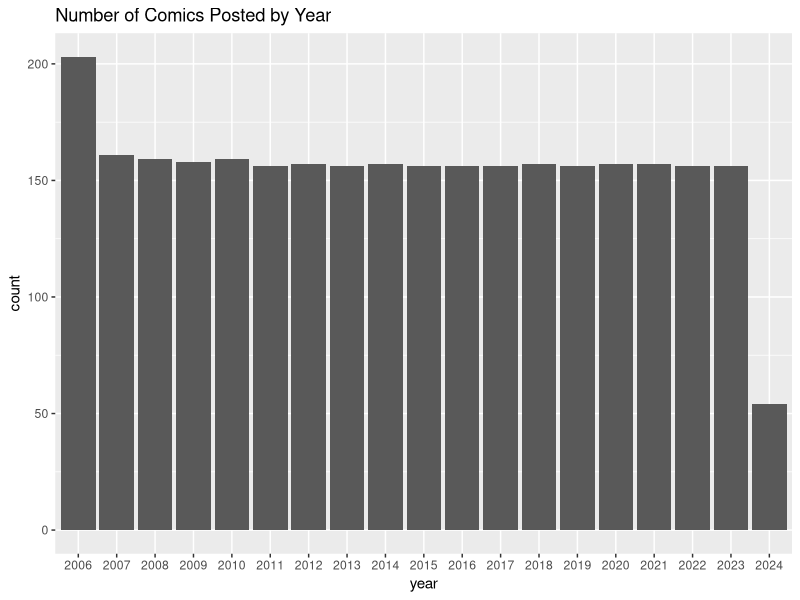
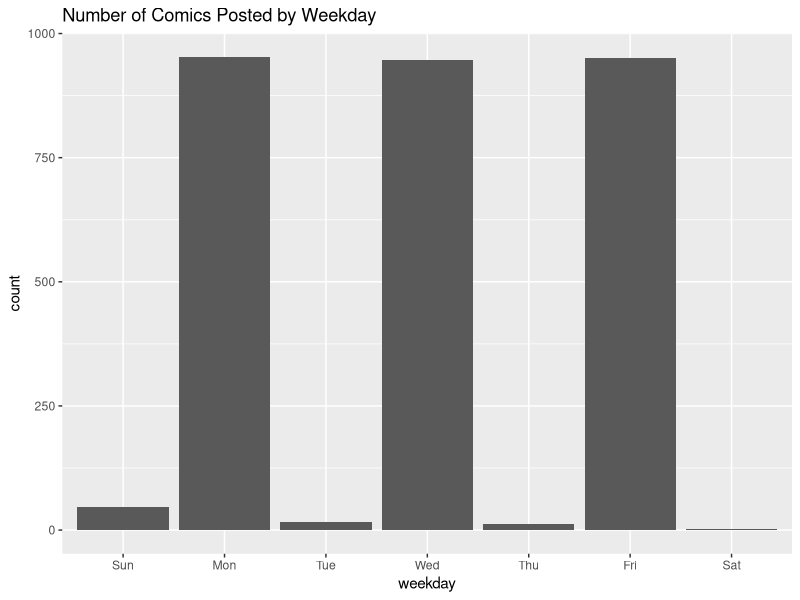
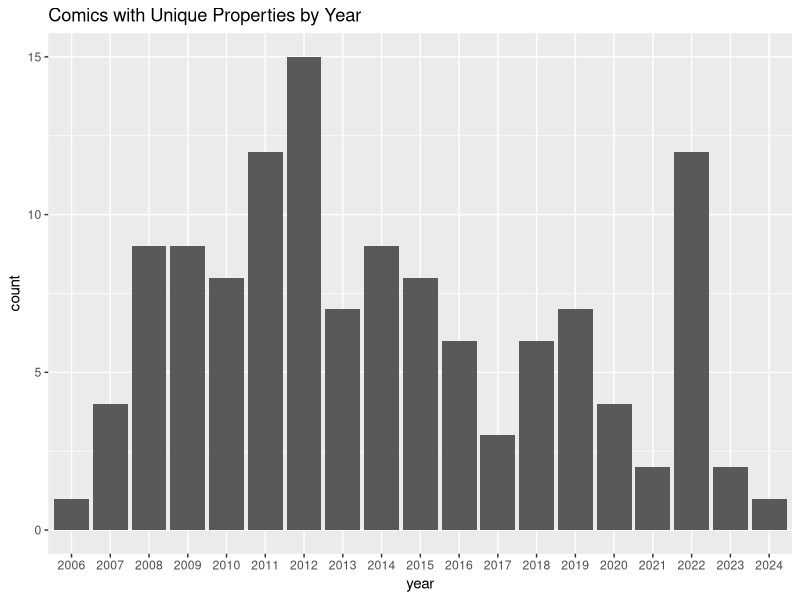
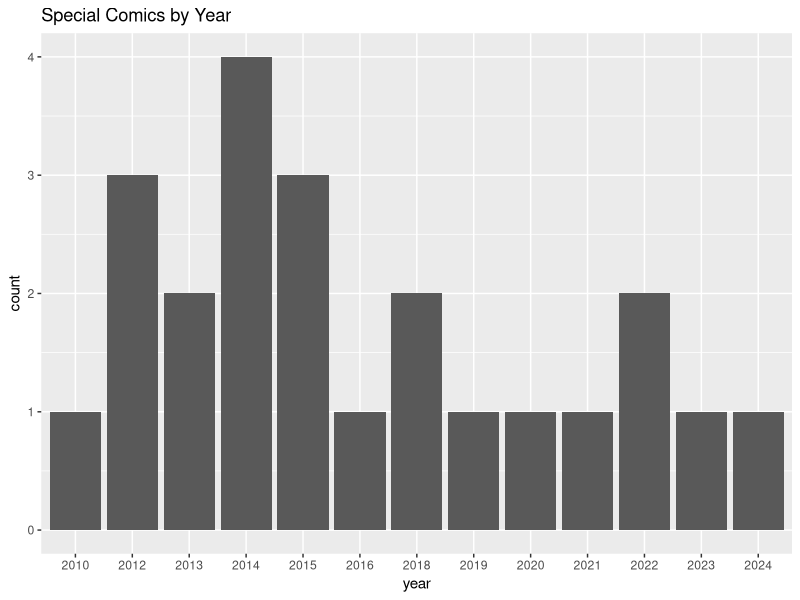
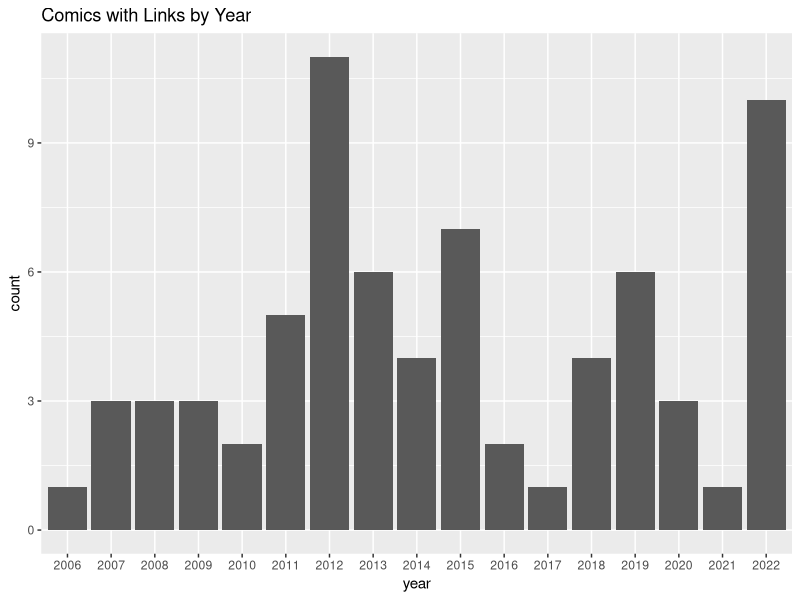
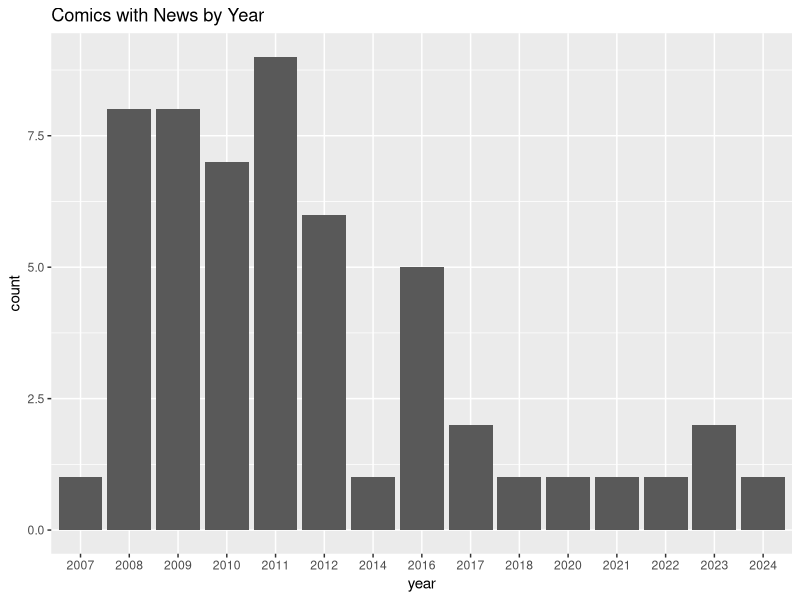
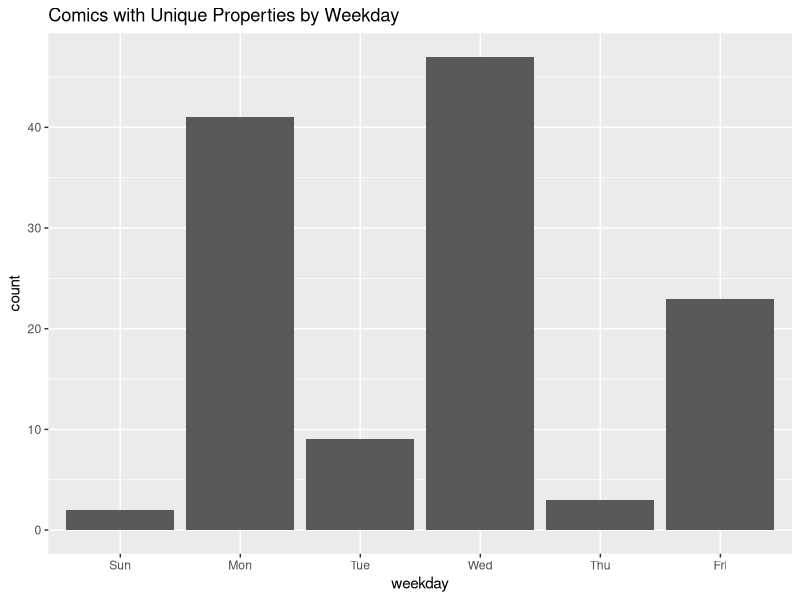

Reproduce these figures in R, in order.
## ---- chunk 1
knitr::opts_chunk$set(echo = TRUE)
knitr::opts_chunk$set(warning = FALSE)
## ---- chunk 2
if (!require("tidyverse")) {
  install.packages("tidyverse")
}
library("tidyverse")
## ---- chunk 3
xkcd <- read.csv("xkcd.csv", quote = "")
nrow(xkcd)
## ---- chunk 4
xkcd_date <- xkcd |> unite(date, month, day, year, sep = "-") |> mutate(date = as.Date(mdy(date))) |> mutate(weekday = wday(date, label = TRUE),.after = date)
## ---- chunk 5
view_xkcd_string <- function(strin) {
    str_replace_all(strin, r"{\\n}", "\n") |> str_view()
}


test <- xkcd_date[1,6]
test
str_match_all(test, r"{\[\[([^\]]*)\]\]}")
dialogue_regex <- regex(r"{(?m)^(\w+):([^\n]*)}", multiline = TRUE)
# dialogue_regex <- regex("^(\\w+):([^\n]*)", multiline = TRUE)
str_extract_all(test, r"{(?m)^(\w+):([^\n]*)}")
str_match_all(test, r"{(?m)^(\w+):([^\n]*)}")

my_data = 'CAT SAT ON A MOUSE
CAT
SAT
ON A MOUSE'
cat(my_data)
my_data

str_extract_all(my_data, r"{(?m)^.AT}")

cat(test)

test

str_match_all(test, r"{(?:\\n)?(\w+): ((?:.(?!\\n))+).\\n}")
sample <- xkcd |> sample_n(30) |> pull(transcript)

view_xkcd_string(sample[2])

str_view(sample[2])

str_match_all(sample, r"{(?:\\n)?(\w+): ((?:.(?!\\n))+).\\n}")
# (\w+): ((?:[^\\](?=n))*)
## ---- chunk 6
# we extract the year from the given date by using format(date), "%y"
xkcd_date |> mutate(year = format(date, "%Y")) |> ggplot(aes(year)) + geom_bar() + labs(title = "Number of Comics Posted by Year")
## ---- chunk 7
# graph for posts by day of the week
xkcd_date |> ggplot(aes(weekday)) + geom_bar() + labs(title = "Number of Comics Posted by Weekday")
## ---- chunk 8
xkcd_date |> filter(format(date, "%Y") == "2006") |> group_by(date) |> count() |> arrange(desc(n)) |> head()
## ---- chunk 9
xkcd_date_abnormal <- xkcd_date |> filter(weekday %in% c("Sun", "Tue", "Thu", "Sat"), date != "2006-01-01")
xkcd_date_abnormal |> group_by(weekday) |> count()
## ---- chunk 10
xkcd_date_abnormal |> group_by(format(date, "%Y"), weekday) |> count()
## ---- chunk 11
(xkcd_date_abnormal |> filter(format(date, "%Y") > 2018))[-6]
## ---- chunk 12
specialComics <- xkcd_date |> filter(extra_parts != " NA")
hasNews <- xkcd_date |> filter(news != " NA")
hasLink <- xkcd_date |> filter(link != " NA")
special_union <- union(union(specialComics, hasNews), hasLink)
nrow(specialComics)
nrow(hasNews)
nrow(hasLink)
nrow(special_union)
nrow(intersect(specialComics, hasNews))
nrow(intersect(specialComics, hasLink))
nrow(intersect(hasNews, hasLink))
nrow(intersect(specialComics, intersect(hasNews, hasLink)))
## ---- chunk 13
special_union |> mutate(year = format(date, "%Y")) |> ggplot(aes(year)) + geom_bar() + labs(title = "Comics with Unique Properties by Year")
## ---- chunk 14
specialComics |> mutate(year = format(date, "%Y")) |> ggplot(aes(year)) + geom_bar() + labs(title = "Special Comics by Year")
hasLink |> mutate(year = format(date, "%Y")) |> ggplot(aes(year)) + geom_bar() + labs(title = "Comics with Links by Year")
hasNews |> mutate(year = format(date, "%Y")) |> ggplot(aes(year)) + geom_bar() + labs(title = "Comics with News by Year")
## ---- chunk 15
special_union |> ggplot(aes(weekday)) + geom_bar() + labs(title = "Comics with Unique Properties by Weekday")
nrow(union(special_union, xkcd_date_abnormal))
nrow(intersect(special_union, xkcd_date_abnormal)) / nrow(xkcd_date_abnormal)
nrow(special_union) / nrow(xkcd)
## ---- chunk 16
xkcd_title_diff <- xkcd_date |> filter(title != safe_title)
xkcd_title_diff[-6]
